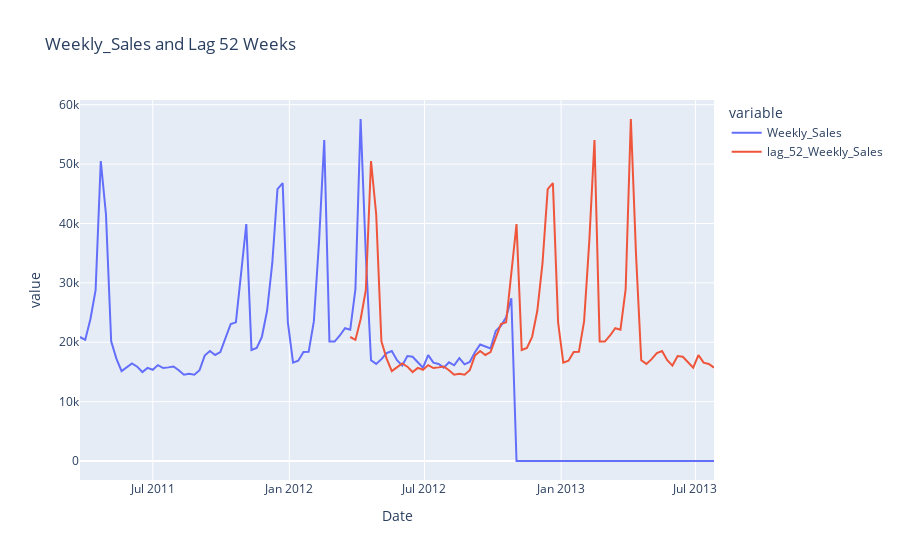

Notebook code for this chart:
### Code cell
view_data_horizon(data, target="Weekly_Sales")
